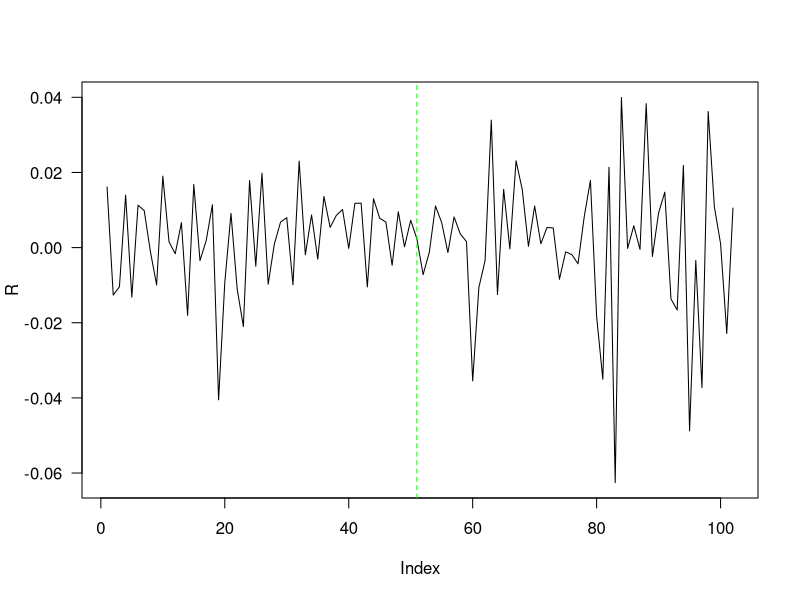
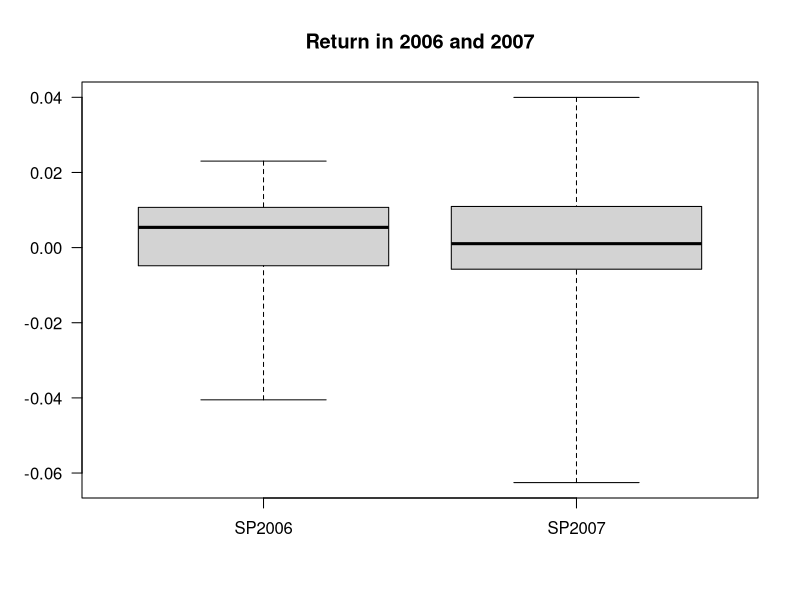
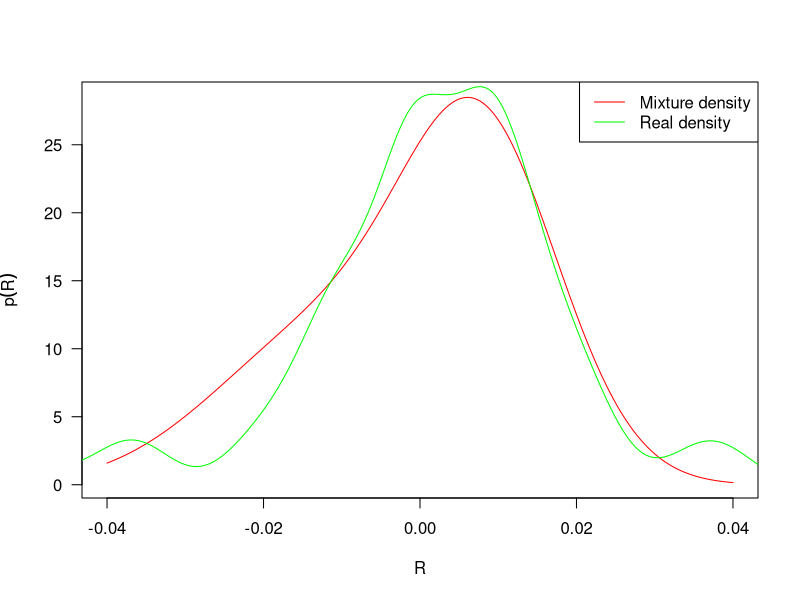
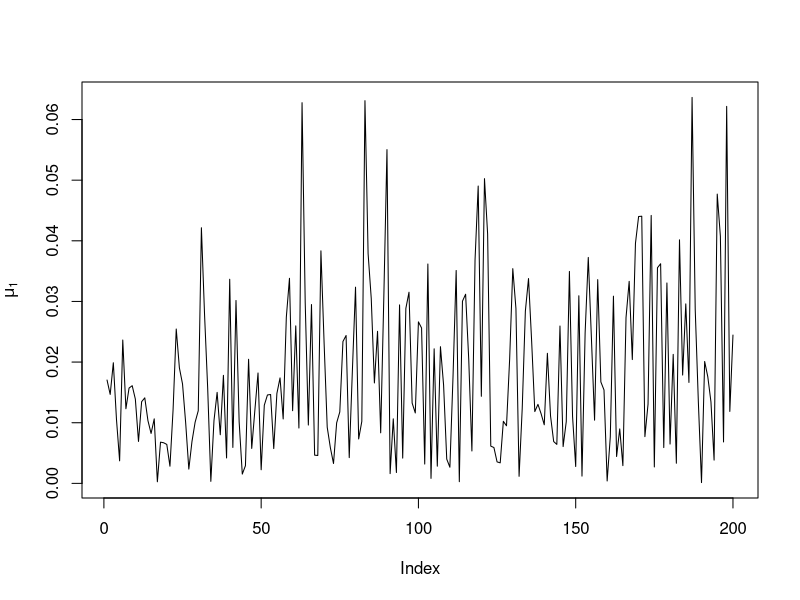
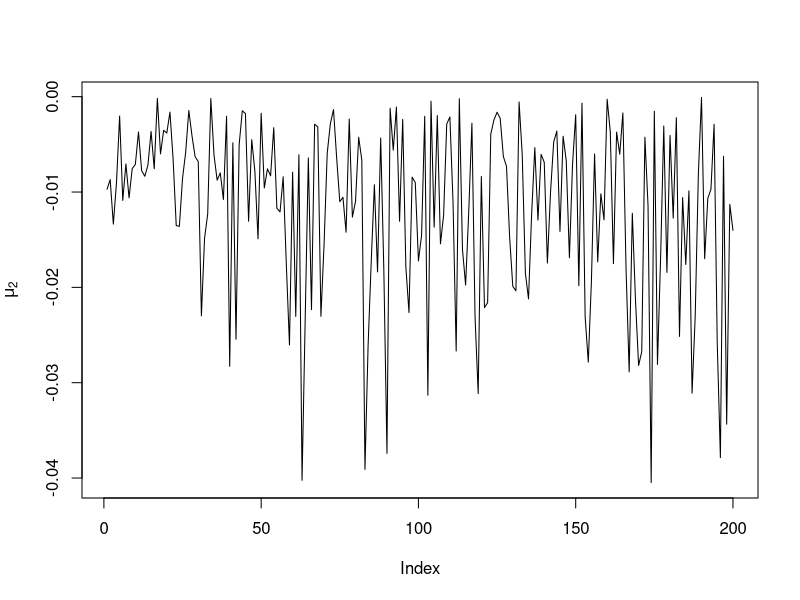
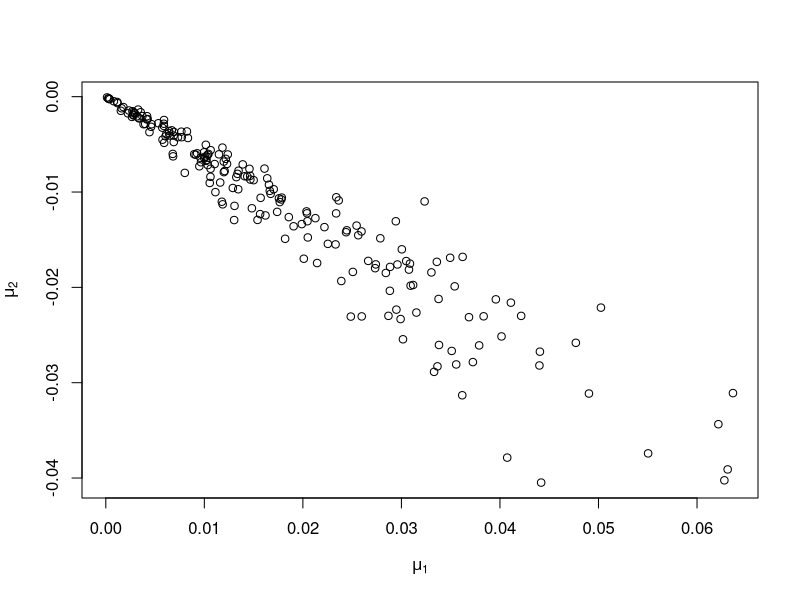
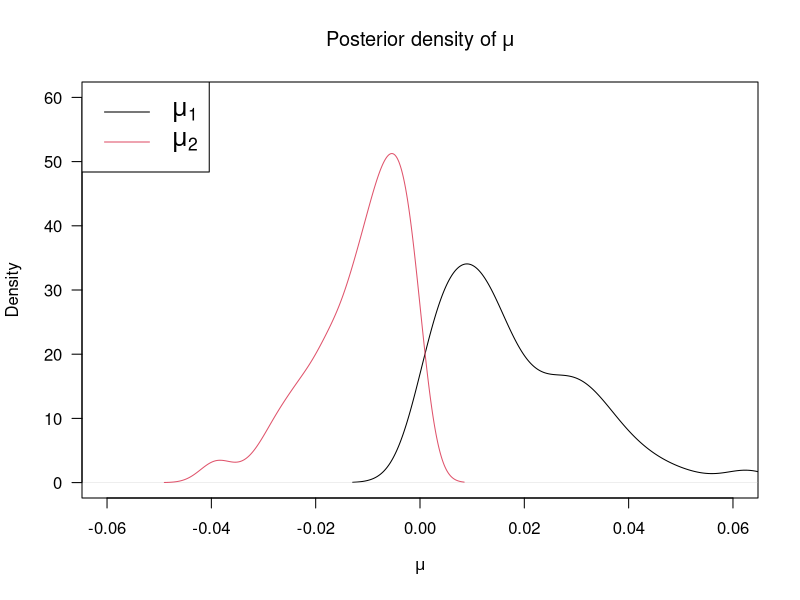
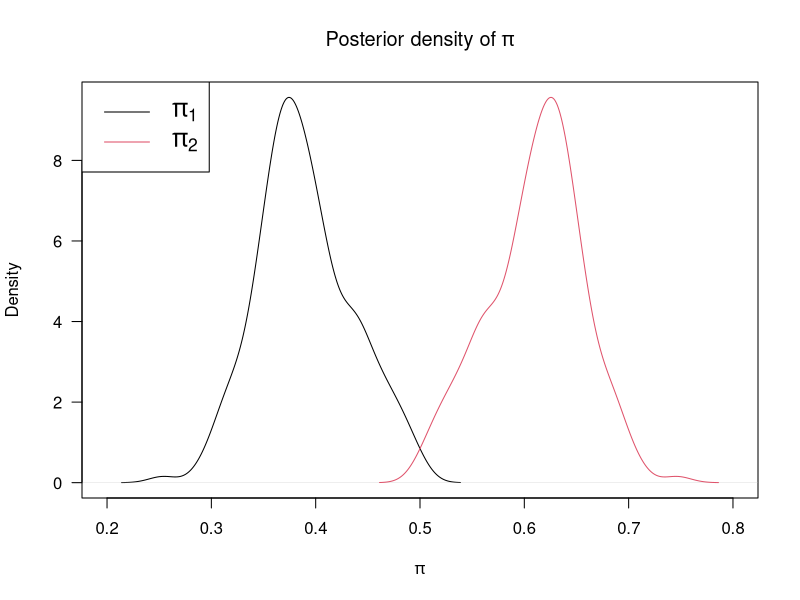

These figures' R source, in order:
## ---- chunk 1
knitr::opts_chunk$set(echo = F)
library(coda)
library(MASS)
library(mvtnorm)

## ---- chunk 2
SP500.2006 <- read.csv("2006.txt",header = F)
SP500.2007 <- read.csv("2007.txt",header = F)
SP500 <- rbind(SP500.2006,SP500.2007)

r = c(4.35,4.44,4.42,4.51,4.6,4.66,4.7,4.69,4.74,4.76,4.77,4.78,4.83,4.82,4.91,4.98,4.98,5.02,4.99,
      4.97,5.07,5.05,5.15,5.22,5.30,5.29,5.26,5.22,5.16,5.11,5.07,5.06,5.07,5.03,5.02,4.99,5.00,4.89,4.87,
      5.02,5.04,5.08,4.95,5.02,5.04,5.01,4.98,4.90,4.95,4.96,4.99,
      4.98,5.01,5.08,5.09,5.09,5.09,5.06,5.05,4.9,4.91,4.89,4.90,4.92,4.90,4.90,4.82,4.96,4.96,4.96,4.99,
      4.98,4.97,4.93,4.99,4.98,4.95,4.82,4.89,4.41,4.10,4.24,4.28,4.12,4.06,4.03,4.10,4.03,4.11,4.23,4.11,3.91,3.98,
      4.04,3.71, 3.65,3.18,3.31,3.13,3.16,3.26,3.34
      )/365
# transfer annual rate to daily rate

R = c()
for (i in 2:nrow(SP500)){
  R = c(R, log(SP500$V2[i]/SP500$V2[i-1]))
}



## ---- chunk 3
plot(R, type = 'l', las = 1)
abline(v = length(R)/2, col = 'green', lty = 2)
# boxplot(R, las = 1)
# summary(R)
## ---- chunk 4
# plot(density(R),las = 1, xlab = 'R')

boxplot(list(SP2006 = R[1:round(length(R)/2)],SP2007 = R[round(length(R)/2):length(R)]),
        las = 1, range = 0, main = 'Return in 2006 and 2007')

# abline(v = 0.008, col = 3)
# abline(v = -0.001, col = 5)

# length(subset(R, R > 0.009))
# length(subset(R, R > 0.003 & R < 0.011))

# length(subset(R, R > -0.002 & R < 0.009))
# length(subset(R, R < -0.002))

## ---- chunk 5
# K = # of mixture normal models 
# T = total # of days
# pi = proportion of each normal model
# mu = mean of each normal
# theta = variance of each normal
# v_t ~ Uniform[0,1]
# Gt = k -> which normal model

mu = c(0.008, -0.012)
s2 = c(0.0001, 0.0002)
p = c(0.6, 0.4)
K = 2 # the number of mixed normal models

interval = seq(-0.04,0.04,0.0001)
plot(interval, p[1]*dnorm(interval, mu[1], sqrt(s2[1])) + p[2]*dnorm(interval, mu[2], sqrt(s2[2])), 
     col = 'red', las = 1, ylab = expression(p(R)), xlab = expression(R), type = 'l')
lines(density(R),col='green')
legend('topright',legend = c("Mixture density","Real density"), lty = c(1,1), col = c('red','green'))

## ---- chunk 6

# Fix K = 2, v_t = 0 (p. 595)

Psi.k = function(u){
  return(log(p[1]*exp(-u*mu[1] + u^2*s2[1]/2) + p[2]*exp(-u*mu[2] + u^2*s2[2]/2)))
}

Psi.vt = Psi.k(u = 0)
Psi.vt_1 = Psi.k(u = -1)

r_t = mean(r)

rho_t = r_t + Psi.vt - Psi.vt_1

Post.Gt.1 = p[1] * dnorm(R, mu[1] + rho_t,sqrt(s2[1]))/(p[1] * dnorm(R, mu[1] + rho_t,sqrt(s2[1])) + p[2] * dnorm(R, mu[2] + rho_t,sqrt(s2[2])))
Post.Gt.2 = p[2] * dnorm(R, mu[2] + rho_t,sqrt(s2[2]))/(p[1] * dnorm(R, mu[1] + rho_t,sqrt(s2[1])) + p[2] * dnorm(R, mu[2] + rho_t,sqrt(s2[2])))

model.num = c()
for (i in 1:length(R)){
  if (Post.Gt.1[i] > Post.Gt.2[i]){
    model.num = c(model.num,1)
  }
  else {model.num = c(model.num,2)}
}


  x1 = length(subset(model.num, model.num == 1))
  x2 = length(subset(model.num, model.num == 2))

  R1 = R[model.num == 1]
  R2 = R[model.num == 2]

# cbind(Post.Gt.1, Post.Gt.2, model.num)
# c(x1, x2)
## ---- chunk 7

repl = 100  # number of iterations for Metropolis Hasting
n.iter = 200 # number of iterations for Gibbs

trace = list(mu.1 = array(NA, dim = c(n.iter, 1)), 
              mu.2 = array(NA, dim = c(n.iter, 1)),
              theta.1 = array(NA, dim = c(n.iter, 4)),
              theta.2 = array(NA, dim = c(n.iter, 4)),
              p = array(NA, dim = c(n.iter, 1))
              )


generate.var = function(para, variance, data){
  var.list = c()
  for (i in 1:length(data)){
    eplison = rnorm(1, mean = 0, sqrt(variance))
    variance = para[1] + para[3]*(eplison+para[2]*variance)^2+para[4]*variance
    var.list = c(var.list, variance)
  }
  
  return(var.list)
}

log.likeli.ratio.1 = function(para1, para2, data){
 var.list.1 = generate.var(para1,var(data),data)
 var.list.2 = generate.var(para2,var(data),data)
 likeli.1 = log(dnorm(data, new.mu1 + rho_t, var.list.1))
 likeli.2 = log(dnorm(data, new.mu1 + rho_t, var.list.2))
 return(sum(likeli.1-likeli.2))
}

log.likeli.ratio.2 = function(para1, para2, data){
 var.list.1 = generate.var(para1,var(data),data)
 var.list.2 = generate.var(para2,var(data),data)
 likeli.1 = log(dnorm(data, new.mu2 + rho_t, var.list.1))
 likeli.2 = log(dnorm(data, new.mu2 + rho_t, var.list.2))
 return(sum(likeli.1-likeli.2))
}

MH.1 = function(para, data){
  theta.trace = list(omega.1 = array(NA, dim = c(repl, 1)), 
              gamma.1 = array(NA, dim =c(repl, 1)),
              alpha.1 = array(NA, dim = c(repl, 1)),
              beta.1 = array(NA, dim = c(repl, 1)))
  
  for (i in 1:repl){
  star <- c(exp(rnorm(1, mean = log(para[1]), sd = 0.01)),
            rnorm(1, para[2], sd = 0.01),
            exp(rnorm(1, mean = log(para[3]), sd = 0.01)),
            exp(rnorm(1, mean = log(para[4]), sd = 0.01)))
  H <- c(star[1]/para[1],1,star[3]/para[3],star[4]/para[4])
  M <- log.likeli.ratio.1(star,para,data)
  r = H * exp(c(M, M, M, M))
  for (k in 1:4){
  if (runif(1) < r[k]){
    para[k] <- star[k]
  }
  }
  theta.trace$omega.1[i] = para[1]
  theta.trace$gamma.1[i] = para[2]
  theta.trace$alpha.1[i] = para[3]
  theta.trace$beta.1[i] = para[4]
  }
  return(theta.trace)
}

MH.2 = function(para, data){
  theta.trace = list(omega.2 = array(NA, dim = c(repl, 1)), 
              gamma.2 = array(NA, dim =c(repl, 1)),
              alpha.2 = array(NA, dim = c(repl, 1)),
              beta.2 = array(NA, dim = c(repl, 1)))
  
  for (i in 1:repl){
  star <- c(exp(rnorm(1, mean = log(para[1]), sd = 0.01)),
            rnorm(1, para[2], sd = 0.01),
            exp(rnorm(1, mean = log(para[3]), sd = 0.01)),
            exp(rnorm(1, mean = log(para[4]), sd = 0.01)))
  H <- c(star[1]/para[1],1,star[3]/para[3],star[4]/para[4])
  M <- log.likeli.ratio.2(star, para, data)
  r = H * exp(c(M, M, M, M))
  for (k in 1:4){
  if (runif(1) < r[k]){
    para[k] <- star[k]
  }
  }
  theta.trace$omega.2[i] = para[1]
  theta.trace$gamma.2[i] = para[2]
  theta.trace$alpha.2[i] = para[3]
  theta.trace$beta.2[i] = para[4]
  }
  return(theta.trace)
}

  new.mu1 = mu[1]; new.mu2 = mu[2]
  
  omega.1 <- runif(1,min=0.002,max=0.009); gamma.1 <- runif(1,min= -0.1,max=0.63)
  alpha.1 <- runif(1,min=0.038,max=0.0625); beta.1 <- runif(1,min=0.089,max=0.093)
  
  omega.2 <- runif(1,min=0.005,max=0.009); gamma.2 <- runif(1,min= -0.4,max=0.1)
  alpha.2 <- runif(1,min=0.02,max=0.125); beta.2 <- runif(1,min=0.05,max=0.1)
  
for (i in 1:n.iter){
  new.p <- rbeta(1,  x1 + 1, x2 + 1)
  
  var.1 <- generate.var(para = c(omega.1,gamma.1,alpha.1,beta.1),variance = var(R1),data=R1)
  var.2 <- generate.var(para = c(omega.2,gamma.2,alpha.2,beta.2),variance = var(R2),data=R2)
  
  theta.trace.1 = MH.1(para = c(omega.1,gamma.1,alpha.1,beta.1), data = R1)
  theta.trace.2 = MH.2(para = c(omega.2,gamma.2,alpha.2,beta.2), data = R2)
 
  A = sum(1/var.1) + new.p * new.p / (1-new.p)^2 * sum(1/var.2)
  b = new.p/(1-new.p)*sum(rnorm(length(var.2), mean = 0, sqrt(var.2))/var.2) - sum(rnorm(length(var.1), mean = 0, sqrt(var.1))/var.1)
  
  new.mu1 = abs(rnorm(1,-A^(-1)*b,sqrt(1/A)))
  new.mu2 = -new.mu1*new.p/(1-new.p)
  
  trace$mu.1[i] = new.mu1
  trace$mu.2[i] = new.mu2
  
  omega.1 <- mean(theta.trace.1$omega.1); gamma.1 <- mean(theta.trace.1$gamma.1)
  alpha.1 <- mean(theta.trace.1$alpha.1); beta.1 <- mean(theta.trace.1$beta.1)
  trace$theta.1[i,] <- c(omega.1, gamma.1, alpha.1, beta.1)
  
  omega.2 <- mean(theta.trace.2$omega.2); gamma.2 <- mean(theta.trace.2$gamma.2)
  alpha.2 <- mean(theta.trace.2$alpha.2); beta.2 <- mean(theta.trace.2$beta.2)
  trace$theta.2[i,] <- c(omega.2, gamma.2, alpha.2, beta.2)
  
  trace$p[i] = new.p
  
  }


trace.matrix = as.matrix(cbind(trace$mu.1,trace$mu.2,trace$theta.1,trace$theta.2,trace$p))

## ---- chunk 8

plot(trace.matrix[,1],type = 'l',ylab=expression(mu[1]))
plot(trace.matrix[,2],type = 'l',ylab=expression(mu[2]))
plot(trace.matrix[,1],trace.matrix[,2],ylab=expression(mu[2]),xlab=expression(mu[1]))

## ---- chunk 9

plot(density(trace.matrix[,1]), type = 'l', ylab = 'Density', xlab = expression(mu),
     las = 1,xlim = c(-0.06, 0.06), ylim = c(0,60),
     main = expression('Posterior density of'~mu))
lines(density(trace.matrix[,2]), type = 'l',col=2)
legend('topleft',legend = c(expression(mu[1]),expression(mu[2])), 
       col = c(1,2), lty = c(1,1), cex = 1.5)


plot(density(trace.matrix[,11]), type = 'l', ylab = 'Density', xlab = expression(pi),
     xlim = c(0.2,0.8), las = 1,
     main = expression('Posterior density of'~pi))
lines(density(1-trace.matrix[,11]), col=2)
legend('topleft',legend = c(expression(pi[1]),expression(pi[2])), 
       col = c(1,2), lty = c(1,1),cex = 1.5)

## ---- chunk 10

post.inf = apply(trace.matrix,2,FUN = function(x){return(c(mean(x),quantile(x,c(0.025,0.975))))})
row.names(post.inf)[1] = 'mean'
colnames(post.inf) = c('mu1','mu2','omega1','gamma1','alpha1','beta1',
                       'omega2','gamma2','alpha2','beta2','pi')
round(post.inf, 4)


## ---- chunk 11


mu.mcmc <- mcmc(trace.matrix[,1:2], start = 100)
autocorr.plot(mu.mcmc)
# effectiveSize(mu.mcmc)
